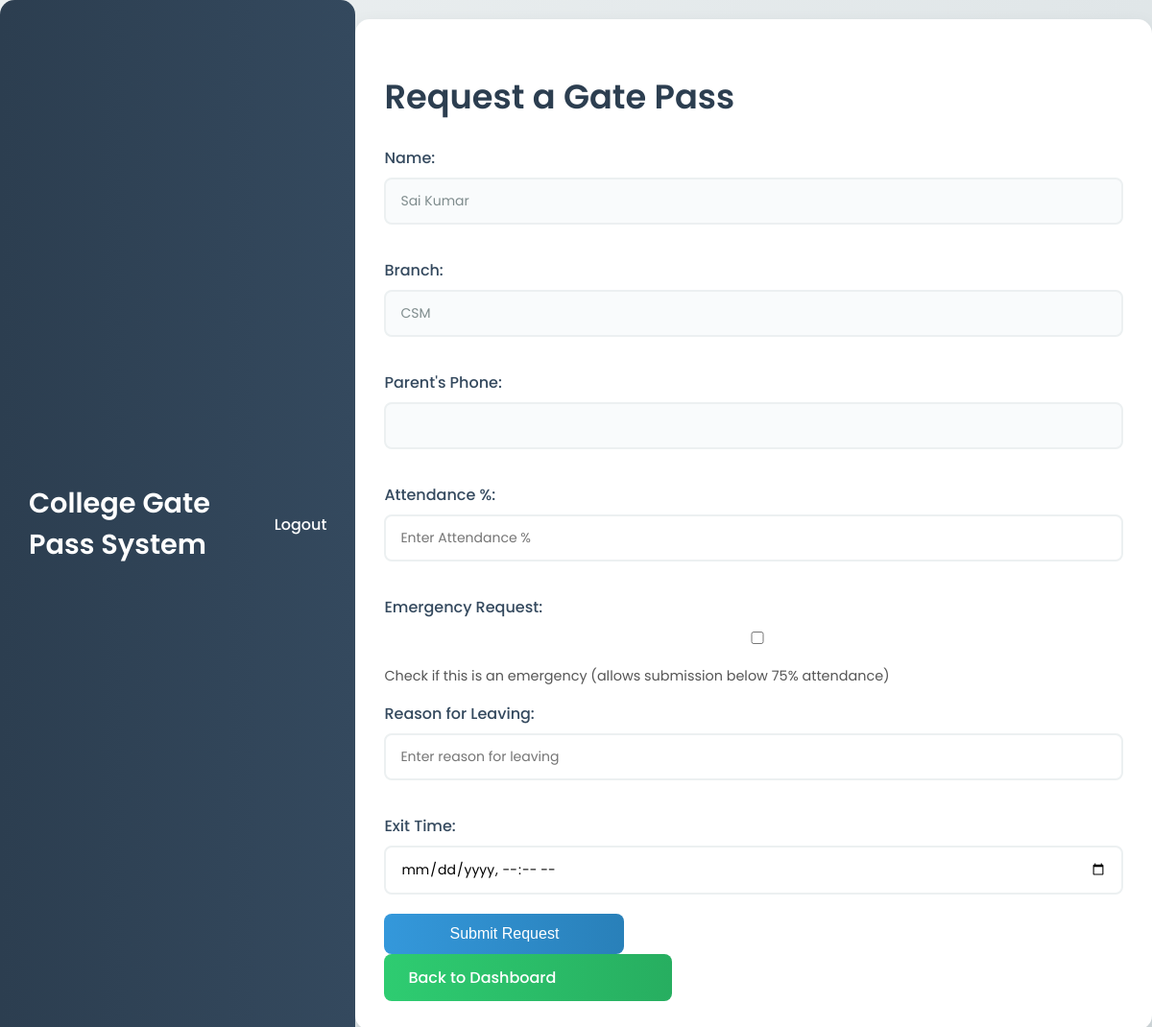
Before: /request_pass.php (signed in) with the older database file.
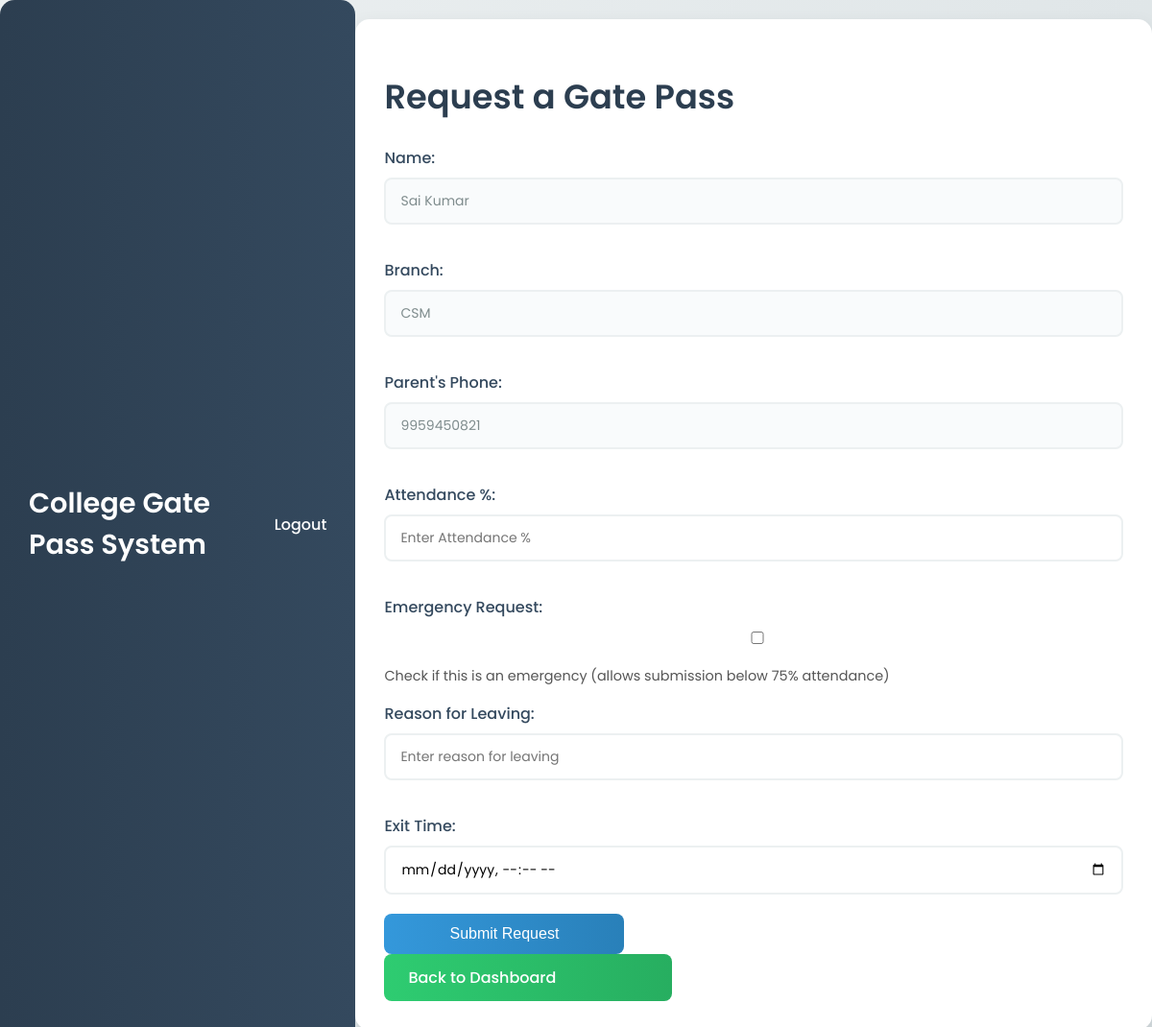
After: the same page with the newer database file.
### tables this page shows
CREATE TABLE `students` (
  `id` int NOT NULL,
  `email` varchar(255) NOT NULL,
  `password` varchar(255) NOT NULL,
  `name` varchar(100) NOT NULL,
  `class` varchar(50) DEFAULT NULL,
  `branch` varchar(50) DEFAULT NULL,
  `attendance_percentage` decimal(5,2) DEFAULT NULL,
  `parent_phone` varchar(15) DEFAULT NULL
);

### request_pass.php (the view, shortened to what this page needs)
<?php
$conn = new mysqli("localhost", "root", "Saikumar@123", "gate_pass_system");
$student_id = $_SESSION["user_id"];
$stmt = $conn->prepare("SELECT name, branch, parent_phone FROM students WHERE id = ?");
$stmt->bind_param("i", $student_id);
$stmt->execute();
$result = $stmt->get_result();
$student = $result->fetch_assoc();
?>
<!DOCTYPE html>
<html lang="en">
<head>
    <link rel="stylesheet" href="./frontend/style.css">
</head>
<body>
    <div class="header">
        <h1>College Gate Pass System</h1>
        <a href="logout.php">Logout</a>
    </div>
    <div class="container">
        <h1>Request a Gate Pass</h1>
        <form action="submit_pass.php" method="POST" onsubmit="return validateForm()">
            <label for="name">Name:</label>
            <input type="text" id="name" name="name" value="<?php echo htmlspecialchars($student['name']); ?>" readonly>
            <label for="branch">Branch:</label>
            <input type="text" id="branch" name="branch" value="<?php echo htmlspecialchars($student['branch']); ?>" readonly>
            <label for="parent_phone">Parent's Phone:</label>
            <input type="text" id="parent_phone" name="parent_phone" value="<?php echo htmlspecialchars($student['parent_phone']); ?>" readonly>
            <label for="attendance">Attendance %:</label>
            <input type="number" id="attendance" name="attendance" min="0" max="100" step="0.1" placeholder="Enter Attendance %" required>
            <label for="is_emergency">Emergency Request:</label>
            <input type="checkbox" id="is_emergency" name="is_emergency" value="1">
            <span style="font-size: 0.9em; color: #555;">Check if this is an emergency (allows submission below 75% attendance)</span>
            <label for="reason">Reason for Leaving:</label>
            <input type="text" id="reason" name="reason" placeholder="Enter reason for leaving" required>
            <label for="exit_time">Exit Time:</label>
            <input type="datetime-local" id="exit_time" name="exit_time" required>
            <button type="submit" class="btn">Submit Request</button>
        </form>
        <a href="student_dashboard.php" class="btn btn-secondary">Back to Dashboard</a>
    </div>
</body>
</html>

### frontend/style.css (style rules this page uses)
body { font-family: 'Poppins', Arial, sans-serif; background: linear-gradient(135deg, #ECF0F1 0%, #D5DDE0 100%); margin: 0; padding: 0; color: #2C3E50; display: flex; justify-content: center; min-height: 100vh; overflow-x: hidden; }
.container { width: 90%; max-width: 1200px; padding: 30px; background: #fff; border-radius: 15px; box-shadow: 0 8px 20px rgba(0, 0, 0, 0.1); margin: 20px auto; animation: fadeIn 0.6s ease-in; }
.header { position: sticky; top: 0; background: linear-gradient(90deg, #2C3E50, #34495E); color: #fff; padding: 15px 30px; display: flex; justify-content: space-between; align-items: center; border-radius: 15px 15px 0 0; z-index: 1000; }
.header h1 { color: #fff; font-size: 1.8em; margin: 0; font-weight: 600; }
.header a { color: #fff; text-decoration: none; font-weight: 500; transition: color 0.3s; }
h1 { color: #2C3E50; font-size: 2.2em; margin-bottom: 25px; font-weight: 600; }
label { display: block; text-align: left; margin: 15px 0 8px; color: #34495E; font-weight: 500; }
input { width: 100%; padding: 12px 15px; margin-bottom: 20px; border: 2px solid #ECF0F1; border-radius: 8px; font-size: 14px; box-sizing: border-box; transition: border-color 0.3s, box-shadow 0.3s; background: #fff; font-family: 'Poppins', Arial, sans-serif; }
input[readonly] { background: #F9FBFC; color: #7F8C8D; }
.btn { background: linear-gradient(90deg, #3498DB, #2980B9); color: #fff; padding: 12px 25px; border: none; border-radius: 8px; cursor: pointer; font-size: 16px; font-weight: 500; transition: transform 0.2s, background 0.3s; display: inline-block; width: 100%; max-width: 250px; }
.btn-secondary { background: linear-gradient(90deg, #2ECC71, #27AE60); }
a { color: #3498DB; text-decoration: none; font-weight: 500; transition: color 0.3s; }

Changed rows visible on the page:
changed students "Sai Kumar": parent_phone (not shown) → "9959450821"
